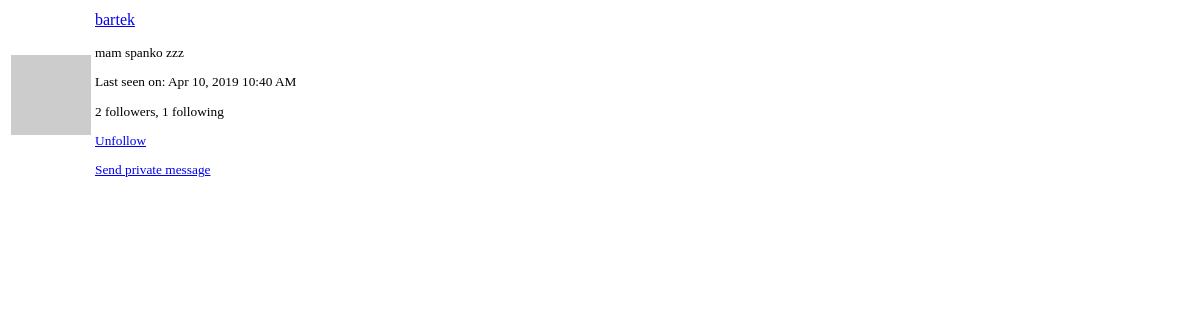
Before: /user/bartek/popup (signed in) with the older database file.
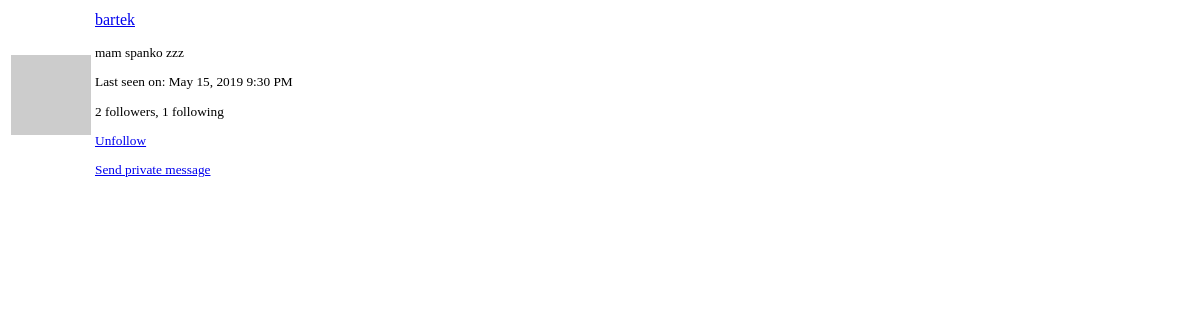
After: the same page with the newer database file.
### app/models.py (models this page shows, shortened)
class User(UserMixin, db.Model):
    id = db.Column(db.Integer, primary_key=True)
    username = db.Column(db.String(64), index=True, unique=True)
    email = db.Column(db.String(120), index=True, unique=True)
    password_hash = db.Column(db.String(128))
    posts = db.relationship('Post', backref='author', lazy='dynamic')
    about_me = db.Column(db.String(140))
    last_seen = db.Column(db.DateTime, default=datetime.utcnow)
    followed = db.relationship(
        'User', secondary=followers,
        primaryjoin=(followers.c.follower_id == id),
        secondaryjoin=(followers.c.followed_id == id),
        backref=db.backref('followers', lazy='dynamic'), lazy='dynamic')
    messages_sent = db.relationship('Message', foreign_keys='Message.sender_id',
                                    backref='author', lazy='dynamic')
    messages_received = db.relationship('Message', foreign_keys='Message.recipient_id',
                                        backref='recipient', lazy='dynamic')
    last_message_read_time = db.Column(db.DateTime)
    def avatar(self, size):
        digest = md5(self.email.lower().encode('utf-8')).hexdigest()
        return 'https://www.gravatar.com/avatar/{}?d=identicon&s={}'.format(
            digest, size)
    def is_following(self, user):
        return self.followed.filter(
            followers.c.followed_id == user.id).count() > 0

### app/routes.py (the view)
@app.route('/user/<username>/popup')
def user_popup(username):
    user = User.query.filter_by(username=username).first_or_404()
    return render_template('user_popup.html', user=user)

### app/models.py (called while the page is built)
@login.user_loader
def load_user(id):
    return User.query.get(int(id))

### app/routes.py (called while the page is built)
@app.before_request
def before_request():
    if current_user.is_authenticated:
        current_user.last_seen = datetime.utcnow()
        db.session.commit()
    g.locale = str(get_locale())

### app/templates/user_popup.html
<table class="table">
    <tr>
        <td width="64" style="border: 0px;">
            <a href="{{ url_for('user', username=user.username) }}">
                <img src="{{ user.avatar(64) }}">
            </a>
        </td>
        <td style="border: 0px;">
            <p>
                <a href="{{ url_for('user', username=user.username) }}">
                    {{ user.username }}
                </a>
            </p>
            <small>
                {% if user.about_me %}<p>{{ user.about_me }}</p>{% endif %}
                {% if user.last_seen %}
                <p>{{ _('Last seen on') }}:
                   {{ moment(user.last_seen).format('lll') }}</p>
                {% endif %}
                <p>{{ _('%(count)d followers', count=user.followers.count()) }},
                   {{ _('%(count)d following', count=user.followed.count()) }}</p>
                {% if user != current_user %}
                    {% if not current_user.is_following(user) %}
                    <a href="{{ url_for('follow', username=user.username) }}">
                        {{ _('Follow') }}
                    </a>
                    {% else %}
                    <a href="{{ url_for('unfollow', username=user.username) }}">
                        {{ _('Unfollow') }}
                    </a>
                    {% endif %}
                                <p>
                    <a href="{{ url_for('send_message',
                                        recipient=user.username) }}">
                        {{ _('Send private message') }}
                    </a>
                </p>
                {% endif %}
            </small>
        </td>
    </tr>
</table>

Changed rows visible on the page:
changed User "bartek": last_seen "Apr 10, 2019 10:40 AM" → "May 15, 2019 9:30 PM"
